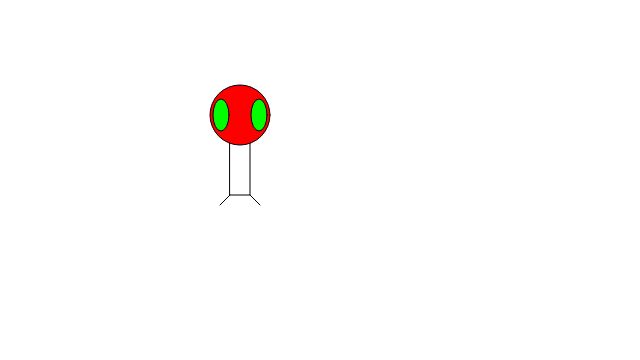
Frame 1 (no input)
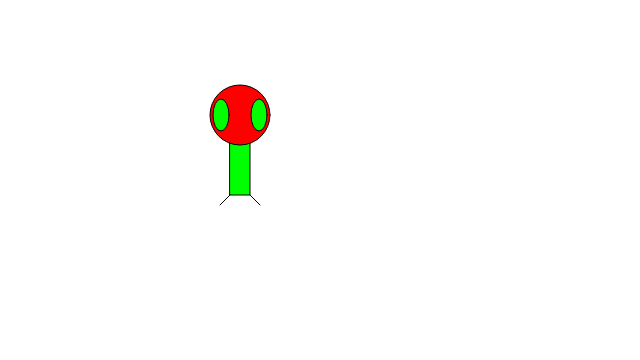
Frame 60 (no input)
Frame 120 (the mouse pressed at the canvas centre since frame 60): identical to frame 60, image omitted

The p5.js sketch that drew these frames (run headless with seeded random() and noise() and a simulated clock; from frame 60 on, the mouse is pressed at the canvas centre):

// p5.js sketch
// ── sketch.js
function setup() {
  createCanvas(640, 360);
}

function draw() {
  background(255);
  ellipseMode(CENTER);
  rectMode(CENTER);
  
  // Body
  rect(240,145,20,100);
  
  // Head
  fill(255,0,0);
  ellipse(240,115,60,60);
  
  // Eyes
  fill(0,255,0);
  ellipse(221,115,16,32);
  ellipse(259,115,16,32);
  
  // Legs
  line(230,195,220,205);
  line(250,195,260,205);
}
